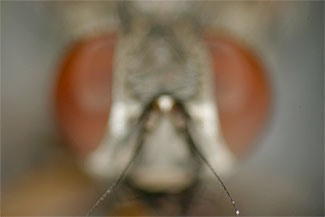
#> input picture depth_mapping/test_images/hf001.jpg, 325 x 217 px; the run also reads 1 picture not shown here
$ jupyter execute --allow-errors depth_mapping.ipynb   (older library calls are emulated)
#> lines starting #> are read from the running program, lines starting #| are printed output that depends on the picture
[cell 1]
# depth_mapping.ipynb

# Python notebook for prototyping implementation for 3D depth mapping algorithm from the following paper:
# J. Wlodek, K. J. Gofron, Y. Q. Cai; Achieving 3D imaging through focus stacking.
# AIP Conf. Proc. 15 January 2019; 2054 (1): 050001. https://doi.org/10.1063/1.5084619

# Bennett Wu - 11/17/2023

import os
import numpy as np
import scipy as sp
import matplotlib.pyplot as plt
import cv2

[cell 2]
def load_image(path: os.PathLike) -> np.array:
#> called with path = './test_images/hf001.jpg'
    try:
        bgr_img = cv2.imread(path)
#> bgr_img is the input picture: shape (217, 325, 3); mean B, G, R 88.9, 109, 124.5
        rgb_img = cv2.cvtColor(bgr_img, cv2.COLOR_BGR2RGB)
        return normalize_img(rgb_img)
    except:
        raise Exception(f'Failed to load image: {path}')


def normalize_img(img: np.array, uint8_mode=False) -> np.array:
#> called with uint8_mode = False
    img = img.astype('float32')
    img = (img - np.min(img)) / (np.max(img) - np.min(img))
    if uint8_mode:
        img *= 255
        img = img.astype('uint8')
    return img


def rgb_to_gray(im: np.array) -> np.array:
    return cv2.cvtColor(im, cv2.COLOR_RGB2GRAY)


# [8 lines left out: function plt_img, not called in this run]

[cell 3]
# [8 lines left out: function gaussian_kernel, not called in this run]


def gauss_convolve(im: np.array, ksize: int) -> np.array:
    assert ksize % 2 == 1  # ksize must be odd
    return cv2.GaussianBlur(im, (ksize, ksize), 0)


def laplacian_convolve(im: np.array, ksize: int) -> np.array:
    assert ksize % 2 == 1  # ksize must be odd
    return cv2.Laplacian(im, ddepth=cv2.CV_32F, ksize=ksize)

[cell 4]
img_dir = './test_images/'
img_names = [
    'hf001.jpg', 'hf005.jpg', 'hf010.jpg', 'hf015.jpg',
    'hf020.jpg', 'hf025.jpg', 'hf030.jpg', 'hf035.jpg',
    # '1.jpg', '2.jpg'
]

focal_depths = [
    1, 5, 10, 15, 20, 25, 30, 35
    # 1, 2
]

focal_depths = np.array(focal_depths)
#> (the rest of this cell did not finish here and is left out)

#> call 3 of load_image, with path = './test_images/hf010.jpg'
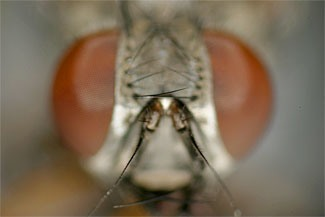
#> input picture depth_mapping/test_images/hf010.jpg, 325 x 217 px
#> in load_image, bgr_img is the input picture: shape (217, 325, 3); mean B, G, R 88, 108.5, 124.2
#> call 4 of load_image, with path = './test_images/hf015.jpg'
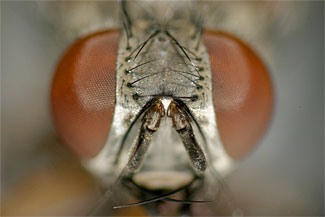
#> input picture depth_mapping/test_images/hf015.jpg, 325 x 217 px
#> in load_image, bgr_img is the input picture: shape (217, 325, 3); mean B, G, R 87.4, 107.9, 123.7
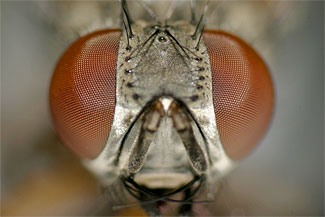
#> input picture depth_mapping/test_images/hf020.jpg, 325 x 217 px
#> in load_image, bgr_img is the input picture: shape (217, 325, 3); mean B, G, R 86.5, 106.8, 123.4
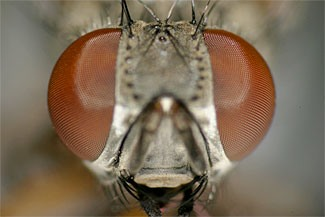
#> input picture depth_mapping/test_images/hf025.jpg, 325 x 217 px
#> in load_image, bgr_img is the input picture: shape (217, 325, 3); mean B, G, R 88, 108.1, 124.6
